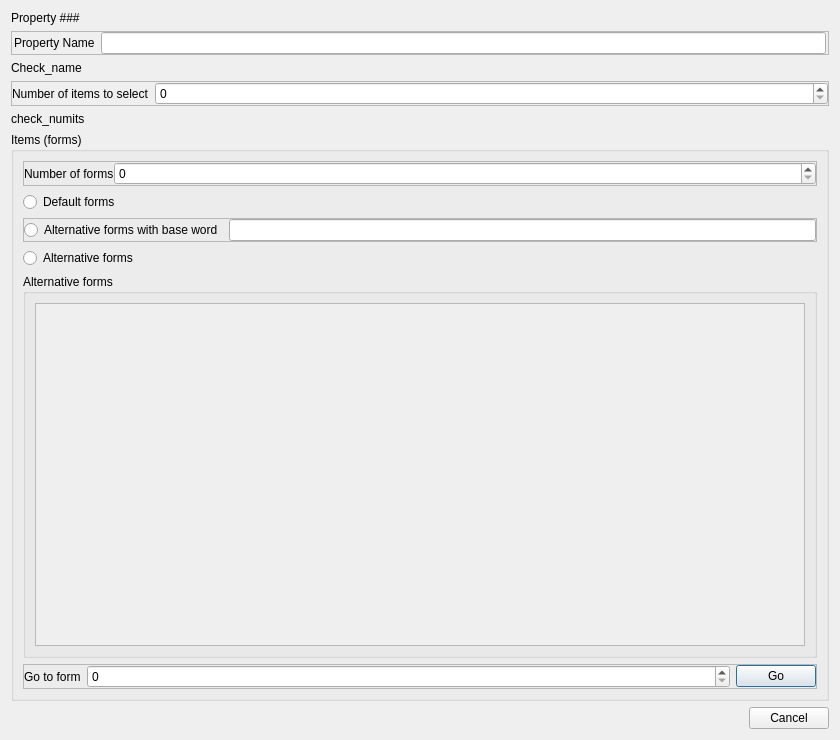
<?xml version="1.0" encoding="UTF-8"?>
<ui version="4.0">
 <class>Dialog</class>
 <widget class="QDialog" name="Dialog">
  <property name="geometry">
   <rect>
    <x>0</x>
    <y>0</y>
    <width>840</width>
    <height>740</height>
   </rect>
  </property>
  <property name="windowTitle">
   <string>Dialog</string>
  </property>
  <layout class="QVBoxLayout" name="verticalLayout">
   <item>
    <widget class="QLabel" name="label">
     <property name="text">
      <string>Property ###</string>
     </property>
    </widget>
   </item>
   <item>
    <widget class="QFrame" name="frame_6">
     <property name="sizePolicy">
      <sizepolicy hsizetype="Expanding" vsizetype="Preferred">
       <horstretch>0</horstretch>
       <verstretch>0</verstretch>
      </sizepolicy>
     </property>
     <property name="locale">
      <locale language="English" country="UnitedStates"/>
     </property>
     <property name="frameShape">
      <enum>QFrame::Shape::StyledPanel</enum>
     </property>
     <property name="frameShadow">
      <enum>QFrame::Shadow::Raised</enum>
     </property>
     <layout class="QHBoxLayout" name="horizontalLayout_7">
      <property name="leftMargin">
       <number>2</number>
      </property>
      <property name="topMargin">
       <number>0</number>
      </property>
      <property name="rightMargin">
       <number>2</number>
      </property>
      <property name="bottomMargin">
       <number>0</number>
      </property>
      <item>
       <widget class="QLabel" name="label_6">
        <property name="text">
         <string>Property Name</string>
        </property>
       </widget>
      </item>
      <item>
       <widget class="QLineEdit" name="lineEdit_3"/>
      </item>
     </layout>
    </widget>
   </item>
   <item>
    <widget class="QLabel" name="label_3">
     <property name="text">
      <string>Check_name</string>
     </property>
    </widget>
   </item>
   <item>
    <widget class="QFrame" name="frame_3">
     <property name="frameShape">
      <enum>QFrame::Shape::StyledPanel</enum>
     </property>
     <property name="frameShadow">
      <enum>QFrame::Shadow::Raised</enum>
     </property>
     <layout class="QHBoxLayout" name="horizontalLayout_3" stretch="0,7">
      <property name="leftMargin">
       <number>0</number>
      </property>
      <property name="topMargin">
       <number>0</number>
      </property>
      <property name="rightMargin">
       <number>0</number>
      </property>
      <property name="bottomMargin">
       <number>0</number>
      </property>
      <item>
       <widget class="QLabel" name="label_4">
        <property name="text">
         <string>Number of items to select</string>
        </property>
       </widget>
      </item>
      <item>
       <widget class="QSpinBox" name="spinBox_3"/>
      </item>
     </layout>
    </widget>
   </item>
   <item>
    <widget class="QLabel" name="label_5">
     <property name="text">
      <string>check_numits</string>
     </property>
    </widget>
   </item>
   <item>
    <widget class="QGroupBox" name="groupBox">
     <property name="title">
      <string>Items (forms)</string>
     </property>
     <layout class="QVBoxLayout" name="verticalLayout_2">
      <item>
       <widget class="QFrame" name="frame_12">
        <property name="frameShape">
         <enum>QFrame::Shape::StyledPanel</enum>
        </property>
        <property name="frameShadow">
         <enum>QFrame::Shadow::Raised</enum>
        </property>
        <layout class="QHBoxLayout" name="horizontalLayout_8" stretch="0,5">
         <property name="spacing">
          <number>0</number>
         </property>
         <property name="leftMargin">
          <number>0</number>
         </property>
         <property name="topMargin">
          <number>0</number>
         </property>
         <property name="rightMargin">
          <number>0</number>
         </property>
         <property name="bottomMargin">
          <number>0</number>
         </property>
         <item>
          <widget class="QLabel" name="label_7">
           <property name="text">
            <string>Number of forms</string>
           </property>
          </widget>
         </item>
         <item>
          <widget class="QSpinBox" name="spinBox_2"/>
         </item>
        </layout>
       </widget>
      </item>
      <item>
       <widget class="QRadioButton" name="radioButton">
        <property name="text">
         <string>Default forms</string>
        </property>
       </widget>
      </item>
      <item>
       <widget class="QFrame" name="frame">
        <property name="frameShape">
         <enum>QFrame::Shape::StyledPanel</enum>
        </property>
        <property name="frameShadow">
         <enum>QFrame::Shadow::Raised</enum>
        </property>
        <layout class="QHBoxLayout" name="horizontalLayout">
         <property name="leftMargin">
          <number>0</number>
         </property>
         <property name="topMargin">
          <number>0</number>
         </property>
         <property name="rightMargin">
          <number>0</number>
         </property>
         <property name="bottomMargin">
          <number>0</number>
         </property>
         <item>
          <widget class="QRadioButton" name="radioButton_2">
           <property name="text">
            <string>Alternative forms with base word</string>
           </property>
          </widget>
         </item>
         <item>
          <widget class="QLineEdit" name="lineEdit"/>
         </item>
        </layout>
       </widget>
      </item>
      <item>
       <widget class="QRadioButton" name="radioButton_3">
        <property name="text">
         <string>Alternative forms</string>
        </property>
       </widget>
      </item>
      <item>
       <widget class="QGroupBox" name="groupBox_2">
        <property name="title">
         <string>Alternative forms</string>
        </property>
        <layout class="QVBoxLayout" name="verticalLayout_3">
         <item>
          <widget class="QScrollArea" name="scrollArea">
           <property name="widgetResizable">
            <bool>true</bool>
           </property>
           <widget class="QWidget" name="scrollAreaWidgetContents">
            <property name="geometry">
             <rect>
              <x>0</x>
              <y>0</y>
              <width>780</width>
              <height>344</height>
             </rect>
            </property>
            <layout class="QVBoxLayout" name="verticalLayout_4"/>
           </widget>
          </widget>
         </item>
        </layout>
       </widget>
      </item>
      <item>
       <widget class="QFrame" name="frame_2">
        <property name="frameShape">
         <enum>QFrame::Shape::StyledPanel</enum>
        </property>
        <property name="frameShadow">
         <enum>QFrame::Shadow::Raised</enum>
        </property>
        <layout class="QHBoxLayout" name="horizontalLayout_2" stretch="0,7,0">
         <property name="leftMargin">
          <number>0</number>
         </property>
         <property name="topMargin">
          <number>0</number>
         </property>
         <property name="rightMargin">
          <number>0</number>
         </property>
         <property name="bottomMargin">
          <number>0</number>
         </property>
         <item>
          <widget class="QLabel" name="label_2">
           <property name="text">
            <string>Go to form</string>
           </property>
          </widget>
         </item>
         <item>
          <widget class="QSpinBox" name="spinBox"/>
         </item>
         <item>
          <widget class="QPushButton" name="pushButton">
           <property name="text">
            <string>Go</string>
           </property>
          </widget>
         </item>
        </layout>
       </widget>
      </item>
     </layout>
    </widget>
   </item>
   <item alignment="Qt::AlignmentFlag::AlignRight|Qt::AlignmentFlag::AlignBottom">
    <widget class="QPushButton" name="pushButton_6">
     <property name="text">
      <string>Cancel</string>
     </property>
    </widget>
   </item>
  </layout>
 </widget>
 <resources/>
 <connections/>
</ui>
